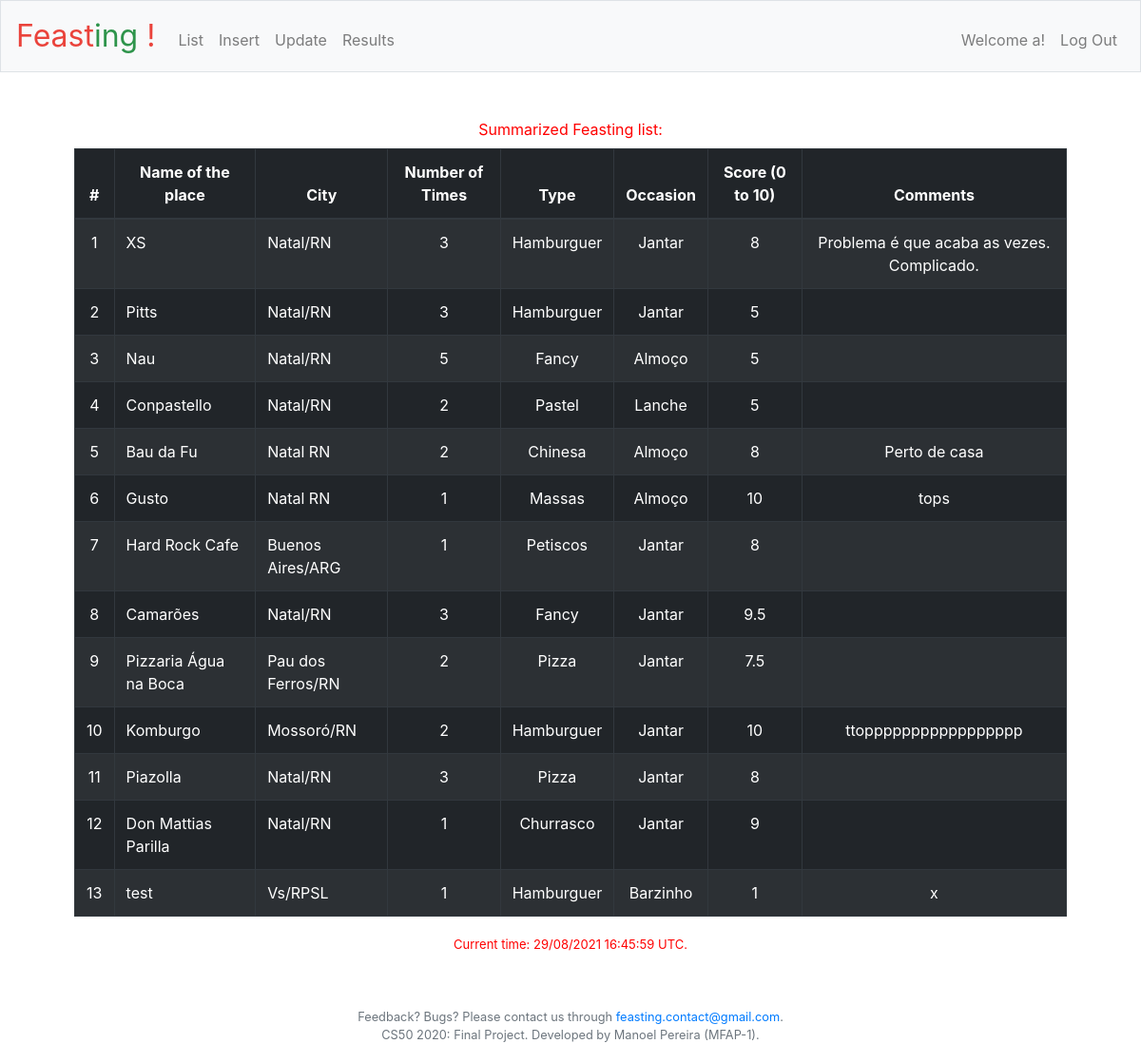
The page / (signed in) on the database its author committed.
### tables this page shows
CREATE TABLE 'active_places' ('id' INTEGER PRIMARY KEY AUTOINCREMENT NOT NULL, 'users_id' INTEGER NOT NULL, 'nome_lugar' TEXT NOT NULL, 'cidade' TEXT NOT NULL, 'idas' INTEGER NOT NULL, 'tipo' TEXT NOT NULL, 'refeicao' TEXT NOT NULL, 'nota' NUMERIC NOT NULL, 'comentario' TEXT NOT NULL);

### application.py (the view)
@app.route("/")
@login_required
def index():
    now = datetime.now()
    table = db.execute("SELECT nome_lugar, cidade, idas, tipo, refeicao, nota, comentario FROM active_places WHERE users_id=:user_id",
                        user_id=session["user_id"])
    return render_template("index.html", now=now.strftime("%d/%m/%Y %H:%M:%S"),
                            table=table) #cash=usd(cash_available), total=usd(total_portfolio))

### application.py (called while the page is built)
@app.after_request
def after_request(response):
    response.headers["Cache-Control"] = "no-cache, no-store, must-revalidate"
    response.headers["Expires"] = 0
    response.headers["Pragma"] = "no-cache"
    return response

### helpers.py (called while the page is built)
def login_required(f):
    @wraps(f)
    def decorated_function(*args, **kwargs):
        if session.get("user_id") is None:
            return redirect("/login")
        return f(*args, **kwargs)
    return decorated_function

### templates/index.html (shortened to what this page needs)
{% extends "layout.html" %}
{% block main %}
    <label>Summarized Feasting list:</label>
    <br>
    <table class="table table-striped table-dark table-bordered">
        <thead>
            <tr>
                <th scope="col">#</th>
                <th scope="col">Name of the place</th>
                <th scope="col">City</th>
                <th scope="col">Number of Times</th>
                <th scope="col">Type</th>
                <th scope="col">Occasion</th>
                <th scope="col">Score (0 to 10)</th>
                <th scope="col">Comments</th>
            </tr>
        </thead>
        <tbody>
            {% for row in table %}
                <tr>
                    <td> <div id="table_index" class="count"></div> </td>
                    <td style="text-align:left">{{row["nome_lugar"]}}</td>
                    <td style="text-align:left">{{row["cidade"]}}</td>
                    <td>{{row["idas"]}}</td>
                    <td>{{row["tipo"]}}</td>
                    <td>{{row["refeicao"]}}</td>
                    <td>{{row["nota"]}}</td>
                    <td>{{row["comentario"]}}</td>
                </tr>
            {% endfor %}
        </tbody>
    </table>
    <label style="font-size:small">Current time: {{now}} UTC.</label>
{% endblock %}

### static/styles.css (style rules this page uses)
label { color: red; }
table { counter-reset: section; }
.count:before { counter-increment: section; content: counter(section); }

### rows shown on the page
active_places: nome_lugar "XS", cidade "Natal/RN", idas "3", tipo "Hamburguer", refeicao "Jantar", nota "8", comentario "Problema é que acaba as vezes. Complicado."
active_places: nome_lugar "Pitts", cidade "Natal/RN", idas "3", tipo "Hamburguer", refeicao "Jantar", nota "5"
active_places: nome_lugar "Nau", cidade "Natal/RN", idas "5", tipo "Fancy", refeicao "Almoço", nota "5"
active_places: nome_lugar "Conpastello", cidade "Natal/RN", idas "2", tipo "Pastel", refeicao "Lanche", nota "5"
active_places: nome_lugar "Bau da Fu", cidade "Natal RN", idas "2", tipo "Chinesa", refeicao "Almoço", nota "8", comentario "Perto de casa"
active_places: nome_lugar "Gusto", cidade "Natal RN", idas "1", tipo "Massas", refeicao "Almoço", nota "10", comentario "tops"
active_places: nome_lugar "Hard Rock Cafe", cidade "Buenos Aires/ARG", idas "1", tipo "Petiscos", refeicao "Jantar", nota "8"
active_places: nome_lugar "Camarões", cidade "Natal/RN", idas "3", tipo "Fancy", refeicao "Jantar", nota "9.5"
active_places: nome_lugar "Pizzaria Água na Boca", cidade "Pau dos Ferros/RN", idas "2", tipo "Pizza", refeicao "Jantar", nota "7.5"
active_places: nome_lugar "Komburgo", cidade "Mossoró/RN", idas "2", tipo "Hamburguer", refeicao "Jantar", nota "10", comentario "ttoppppppppppppppppp"
active_places: nome_lugar "Piazolla", cidade "Natal/RN", idas "3", tipo "Pizza", refeicao "Jantar", nota "8"
active_places: nome_lugar "Don Mattias Parilla", cidade "Natal/RN", idas "1", tipo "Churrasco", refeicao "Jantar", nota "9"
active_places: nome_lugar "test", cidade "Vs/RPSL", idas "1", tipo "Hamburguer", refeicao "Barzinho", nota "1", comentario "x"

### other values the page prints
{{ session.username }} "a"
{{ now }} "29/08/2021 16:45:59"
